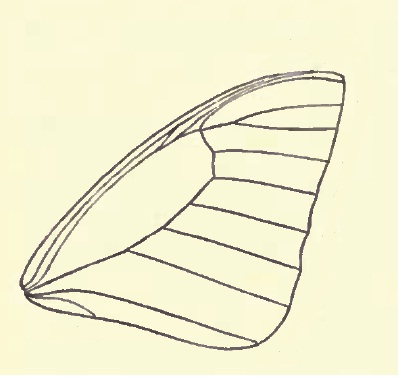
#> input picture Data/Graphium_agetes.png, 402 x 378 px, found by its file name
$ python wing_contour_parameterization.py
#> lines starting #> are read from the running program, lines starting #| are printed output that depends on the picture; after the words box and inside, x2 and y2 are one past the last pixel; in counts of white or black regions, pixels touching at a corner belong together; long printed decimals are rounded
import cv2
import numpy as np
import matplotlib.pyplot as plt
import json
from scipy.interpolate import splprep, splev
from scipy.spatial import KDTree
import matplotlib as mpl
from matplotlib.ticker import FormatStrFormatter

def setup_plotting_style():
    plt.rcParams.update({
        # Font settings
        'font.family': 'Arial',
        'font.size': 8,
        'font.weight': 'normal',
        'mathtext.fontset': 'stix',
        'mathtext.default': 'regular',

        # Axes settings
        'axes.linewidth': 0.8,
        'axes.labelsize': 9,
        'axes.titlesize': 10,
        # 'axes.labelweight': 'bold',
        # 'axes.titleweight': 'bold',

        # Lines and markers
        'lines.linewidth': 1.2,
        'lines.markersize': 4,
        'errorbar.capsize': 3,

        # Legend
        'legend.fontsize': 9,
        'legend.frameon': True,
        'legend.framealpha': 0.9,
        'legend.fancybox': False,
        'legend.edgecolor': 'black',
        'legend.facecolor': 'white',

        # Figure
        'figure.dpi': 600,
        'figure.figsize': (7.2, 2.5),
        'savefig.dpi': 600,
        'savefig.format': 'tiff',
        'savefig.bbox': 'tight',

        # Ticks
        'xtick.labelsize': 9,
        'ytick.labelsize': 9,
        'xtick.direction': 'in',
        'ytick.direction': 'in',
        'xtick.major.width': 0.8,
        'ytick.major.width': 0.8,
        'xtick.major.size': 3,
        'ytick.major.size': 3,
    })

def extract_wing_contour(image_path):
    """Extract wing contour from image"""
#> called with image_path = 'data/Graphium_agetes.png'
    # Read the image
    img = cv2.imread(image_path)
#> img is the input picture: shape (378, 402, 3); mean B, G, R 209.1, 240.1, 242.1
    if img is None:
        print("Error: Could not load image")
        return None

    # Convert to grayscale
    gray = cv2.cvtColor(img, cv2.COLOR_BGR2GRAY)
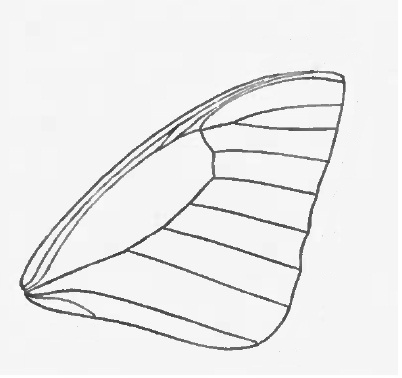
#> gray: shape (378, 402); min 53, max 255, mean 237.1

    # Apply binary threshold to extract the wing
    _, thresh = cv2.threshold(gray, 200, 255, cv2.THRESH_BINARY_INV)
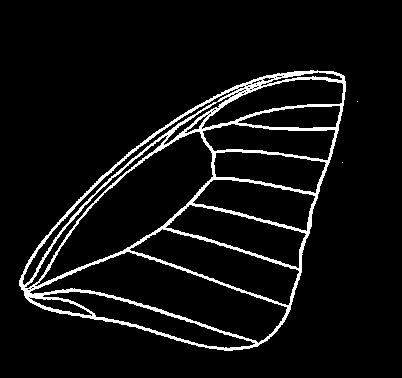
#> thresh: shape (378, 402); 6.4% white; 3 white regions (2 under 20 px)

    # Find contours
    contours, _ = cv2.findContours(thresh, cv2.RETR_EXTERNAL, cv2.CHAIN_APPROX_SIMPLE)
#> contours = 3 contours, 2 with area under 20; largest, box (x1, y1, x2, y2) and area: (19, 70, 346, 351) 56803

    # Assuming the largest contour is the wing
    wing_contour = max(contours, key=cv2.contourArea)
#> wing_contour = contour of 477 points, box (x1, y1, x2, y2) (19, 70, 346, 351), area 56803

    # Convert to a list of (x, y) points
    points = wing_contour.reshape(-1, 2)
#> points = 477 pairs, first value 19 to 345, second value 70 to 350

    # Find the leftmost point (wing root)
    leftmost_idx = np.argmin(points[:, 0])
#> leftmost_idx = 205
    wing_root = points[leftmost_idx]
#> wing_root = [19, 280]

    # Adjust coordinates so wing root is at (0, 0)
    adjusted_points = points - wing_root
#> adjusted_points = 477 pairs, first value 0 to 326, second value -210 to 70

    return adjusted_points, wing_contour, img, wing_root

def chord_length_parameterization(points):
    """
    Assign parameter values by chord length

    t_k = (∑_{m=1}^{k-1} ‖D_{m+1} - D_m‖) / (∑_{m=1}^N ‖D_{m+1} - D_m‖)
    t_1 = 0, t_{N+1} = 1
    """
    # Calculate chord lengths between consecutive points
    distances = np.linalg.norm(np.diff(points, axis=0), axis=1)

    # Cumulative chord lengths
    cumulative_lengths = np.cumsum(distances)
    total_length = cumulative_lengths[-1]

    # Parameter values (t_1 = 0, t_N = 1 for closed curve)
    t = np.zeros(len(points))
    t[1:] = cumulative_lengths / total_length

    return t

def periodic_b_spline_fit(points, alpha=0.5, num_resample=1000):
    """
    Fit periodic cubic B-spline to digitized wing outline
    """
    # Ensure points are cyclically ordered and closed
    if not np.allclose(points[0], points[-1]):
        points = np.vstack([points, points[0]])

    N = len(points)
    t = chord_length_parameterization(points)
    s = alpha * N

    # Fit periodic cubic B-spline
    tck, u = splprep([points[:, 0], points[:, 1]], u=t, s=s, per=True, k=3)
    control_points = np.array(tck[1]).T

    # Resample at uniformly spaced parameters
    u_resampled = np.linspace(0, 1, num_resample)
    resampled_curve = np.array(splev(u_resampled, tck)).T

    # Calculate RMS error
    tree = KDTree(resampled_curve)
    distances, _ = tree.query(points)
    rms_error = np.sqrt(np.mean(distances**2))

    return tck, resampled_curve, control_points, rms_error, distances

def plot_spline_results(original_img, original_contour, points, wing_root,
                       resampled_curve, control_points, rms_error, distances):
    fig = plt.figure(figsize=(9.2, 2.3))
    gs = fig.add_gridspec(1, 3, width_ratios=[1, 1, 1], wspace=0.3)

    # Panel A: Original image with contour
    ax1 = fig.add_subplot(gs[0])
    ax1.imshow(cv2.cvtColor(original_img, cv2.COLOR_BGR2RGB))
    contour_points = original_contour.reshape(-1, 2)
    ax1.plot(contour_points[:, 0], contour_points[:, 1],
             color='#2E8B57', linewidth=1.5, label='Extracted contour')
    ax1.plot(wing_root[0], wing_root[1], 'r*', markersize=8,
             markeredgewidth=0.8, markeredgecolor='black',
             label='Wing root')
    ax1.set_title('Wing Image Analysis', fontsize=9, fontweight='bold', pad=10)
    ax1.axis('off')
    ax1.legend(loc='upper left', framealpha=0.95, edgecolor='0.3')

    # Panel B: Spline fitting results
    ax2 = fig.add_subplot(gs[1])
    ax2.plot(points[:, 0], -points[:, 1], 'x', markersize=4.5, alpha=0.5,
             label='Sampled points', color='#2E8B57', markeredgewidth=1)
    ax2.plot(resampled_curve[:, 0], -resampled_curve[:, 1],
             color='#b200ed', linewidth=2, label='B-spline fit')
    ax2.plot(control_points[:, 0], -control_points[:, 1], 's--',
             markersize=4, alpha=0.9, label='Control points',
             color='#ff7f0e', markeredgewidth=0.5, linewidth=1)

    ax2.set_xlabel('X coordinate (pixels)', labelpad=2)
    ax2.set_ylabel('Y coordinate (pixels)', labelpad=2)
    ax2.set_title(f'B-Spline Parameterization\nRMS error: {rms_error:.3f} pixels',
                  fontsize=9, fontweight='bold', pad=10)
    ax2.grid(True, alpha=0.2, linestyle='-', linewidth=0.5)
    ax2.axis('equal')
    ax2.legend(loc='upper left', framealpha=0.95, edgecolor='0.3')

    ax2.xaxis.set_major_formatter(FormatStrFormatter('%d'))
    ax2.yaxis.set_major_formatter(FormatStrFormatter('%d'))

    # Panel C: Error analysis
    ax3 = fig.add_subplot(gs[2])

    # Use step histogram
    n, bins, patches = ax3.hist(distances, bins=30, alpha=0.7,
                               color='#c44e52', edgecolor='black',
                               linewidth=0.3, density=False)

    ax3.axvline(rms_error, color='darkred', linestyle='--',
                linewidth=1.5, label=f'RMS = {rms_error:.3f} px')

    # Add statistical information
    max_error = np.max(distances)
    mean_error = np.mean(distances)
    ax3.axvline(mean_error, color='#c44e52', linestyle=':',
                linewidth=1.5, label=f'Mean = {mean_error:.3f} px')

    ax3.set_xlabel('Fitting Error (pixels)', labelpad=2)
    ax3.set_ylabel('Frequency', labelpad=2)
    ax3.set_title('Error Distribution', fontsize=9, fontweight='bold', pad=10)
    ax3.legend(framealpha=0.95, edgecolor='0.3')
    ax3.grid(True, alpha=0.2, linestyle='-', linewidth=0.5)

    plt.tight_layout(pad=1.0)

    return fig

def save_spline_data(resampled_curve, control_points, rms_error, filename):
    """Save spline data to JSON file"""
    spline_data = {
        'resampled_curve': [[round(float(x), 9), round(float(y), 9)]
                           for x, y in resampled_curve],
        'control_points': [[round(float(x), 9), round(float(y), 9)]
                          for x, y in control_points],
        'rms_error': float(rms_error),
        'metadata': {
            'num_resampled_points': len(resampled_curve),
            'num_control_points': len(control_points),
            'spline_type': 'periodic_cubic_b_spline'
        }
    }

    with open(filename, 'w') as f:
        json.dump(spline_data, f, indent=2)

def print_publication_summary(points, control_points, rms_error, alpha):
    """Print summary statistics"""
    print("=" * 60)
    print("WING CONTOUR PARAMETERIZATION SUMMARY")
    print("=" * 60)
    print(f"Sample: Graphium agetes")
    print(f"Sampled points (N): {len(points):,}")
    print(f"Control points (n): {len(control_points):,}")
    print(f"Data reduction: {100*(1-len(control_points)/len(points)):.1f}%")
    print(f"RMS fitting error: {rms_error:.4f} pixels")
    print(f"Smoothing parameter (α): {alpha}")
    print(f"B-spline degree: 3 (cubic)")
    print(f"Parameterization: Chord-length")
    print("=" * 60)

def print_b_spline_equation(tck, control_points):
    """Print the mathematical representation of the B-spline"""
    print("\n" + "="*70)
    print("B-SPLINE MATHEMATICAL REPRESENTATION")
    print("="*70)

    knots, coeffs, degree = tck
    n_control = len(control_points)

    print(f"Spline curve: 𝐂(u) = ∑ᵢ Nᵢ,₃(u) 𝐏ᵢ,  u ∈ [0,1]")
    print(f"Degree: p = {degree} (cubic)")
    print(f"Number of control points: n = {n_control}")
    print(f"Control points: 𝐏ᵢ ∈ ℝ², i = 0,...,{n_control-1}")
    print(f"Basis functions: Nᵢ,₃(u) - cubic B-spline (Cox-de Boor recursion)")

    print(f"\nKnot vector U (periodic, length {len(knots)}):")
    print("U = [" + ", ".join([f"{k:.3f}" for k in knots[:8]]) + ", ... , " +
          ", ".join([f"{k:.3f}" for k in knots[-8:]]) + "]")

    print(f"\nControl points 𝐏ᵢ (first 10):")
    print("i\tXᵢ\t\t\tYᵢ")
    print("-" * 55)
    for i, (x, y) in enumerate(control_points[:10]):
        print(f"{i}\t{x:12.6f}\t{y:12.6f}")

    if len(control_points) > 10:
        print(f"...\t...\t\t\t...")
        print(f"{len(control_points)-1}\t{control_points[-1][0]:12.6f}\t{control_points[-1][1]:12.6f}")

    print(f"\nBasis function recursion:")
    print("Nᵢ,₀(u) = 1 if uᵢ ≤ u < uᵢ₊₁, else 0")
    print("Nᵢ,ₚ(u) = (u - uᵢ)/(uᵢ₊ₚ - uᵢ) Nᵢ,ₚ₋₁(u) + (uᵢ₊ₚ₊₁ - u)/(uᵢ₊ₚ₊₁ - uᵢ₊₁) Nᵢ₊₁,ₚ₋₁(u)")

    return knots, coeffs, degree

def export_b_spline_parameters(tck, control_points, filename):
    """Export B-spline parameters for external use"""
    knots, coeffs, degree = tck

    spline_params = {
        'degree': int(degree),
        'knot_vector': [float(k) for k in knots],
        'control_points': [[float(x), float(y)] for x, y in control_points],
        'coefficients': [[float(cx), float(cy)] for cx, cy in zip(coeffs[0], coeffs[1])],
        'equation': f"𝐂(u) = ∑ᵢ₌₀^{len(control_points)-1} Nᵢ,{degree}(u) 𝐏ᵢ, u ∈ [0,1]",
        'basis_definition': "Cox-de Boor recursion for cubic B-spline basis functions N_i,3(u)"
    }

    with open(filename, 'w') as f:
        json.dump(spline_params, f, indent=2)

    print(f"B-spline parameters exported to: {filename}")

if __name__ == "__main__":
    # Configuration
    image_path = "data/Graphium_agetes.png"
    alpha = 0.5
    num_resample = 1000
    setup_plotting_style()

    # Extract wing contour
    points, contour, original_img, wing_root = extract_wing_contour(image_path)
#> points has the same summary as adjusted_points in extract_wing_contour; contour has the same summary as wing_contour in extract_wing_contour; wing_root = [19, 280]

    if points is not None:
        # Fit periodic cubic B-spline
        tck, resampled_curve, control_points, rms_error, distances = periodic_b_spline_fit(
            points, alpha=alpha, num_resample=num_resample)
#> in periodic_b_spline_fit, `points = np.vstack([points, points[0]])`: points = 478 pairs, first value 0 to 326, second value -210 to 70
#> in periodic_b_spline_fit, `N = len(points)`: N = 478
#> in chord_length_parameterization, `distances = np.linalg.norm(np.diff(points, axis=0), axis=1)`: distances = 477 values, max 17 at index 371, min 1 at index 18, mean 2.16
#> in chord_length_parameterization, `cumulative_lengths = np.cumsum(distances)`: cumulative_lengths = 477 values from 1.41 to 1028.2
#> in chord_length_parameterization, `total_length = cumulative_lengths[-1]`: total_length = 1028.2
#> in chord_length_parameterization, `t = np.zeros(len(points))`: t = 478 values from 0 to 0
#> in periodic_b_spline_fit, `t = chord_length_parameterization(points)`: t = 478 values from 0 to 1
#> in periodic_b_spline_fit, `s = alpha * N`: s = 239
#> in periodic_b_spline_fit, `tck, u = splprep([points[:, 0], points[:, 1]], u=t, s=s, per=True, k=3)`: tck = 3 items; u = 478 values from 0 to 1
#> in periodic_b_spline_fit, `control_points = np.array(tck[1]).T`: control_points = 22 rows, first 8: [312.9, -210.6], [256, -211.5], [187.4, -184.7], [95.9, -120.2], [43.17, -65.32], [4.85, -16.17], [-2.35, 10.76], [21.09, 29.77]
#> in periodic_b_spline_fit, `resampled_curve = np.array(splev(u_resampled, tck)).T`: resampled_curve = 1000 pairs, first value 1.53 to 325.5, second value -210.6 to 69.21
#> in periodic_b_spline_fit, `distances, _ = tree.query(points)`: distances = 478 values, max 2.65 at index 462, min 0.0366 at index 230, mean 0.569
#> in periodic_b_spline_fit, `rms_error = np.sqrt(np.mean(distances**2))`: rms_error = 0.672
#> tck = 3 items; rms_error = 0.672

        # Print summary
        print_publication_summary(points, control_points, rms_error, alpha)
#| Sampled points (N): 477
#| Control points (n): 22
#| Data reduction: 95.4%
#| RMS fitting error: 0.6718 pixels

        # Plot results
        fig = plot_spline_results(original_img, contour, points, wing_root,
                                 resampled_curve, control_points, rms_error, distances)
#> in plot_spline_results, `contour_points = original_contour.reshape(-1, 2)`: contour_points = 477 pairs, first value 19 to 345, second value 70 to 350
#> in plot_spline_results, `n, bins, patches = ax3.hist(distances, bins=30, alpha=0.7, color='#c44..`: n = 30 values, max 82 at index 3, min 0 at index 14, mean 15.93; bins = 31 values from 0.0366 to 2.65; patches = 30 items
#> in plot_spline_results, `max_error = np.max(distances)`: max_error = 2.65
#> in plot_spline_results, `mean_error = np.mean(distances)`: mean_error = 0.569

        # Save figure
        plt.savefig('fig_wing_contour_parameterization.tiff',
                   dpi=600, bbox_inches='tight', pil_kwargs={'compression': 'tiff_lzw'})
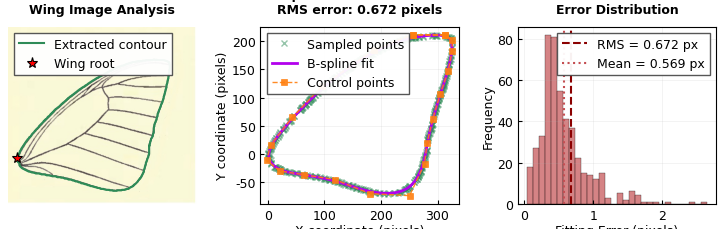
#> figure drawn by matplotlib, 3 panels; panel 3: tallest bar 82 high, from x = 0.298 to 0.386
        plt.show()

        # Save spline data
        save_spline_data(resampled_curve, control_points, rms_error,
                        'wing_contour_parameterization_spline_data.json')

        print("\nOutput files generated:")
        print("1. fig_wing_contour_parameterization.tiff")
        print("2. wing_contour_parameterization_spline_data.json")

    # After spline fitting, add:
    tck, resampled_curve, control_points, rms_error, distances = periodic_b_spline_fit(
        points, alpha=alpha, num_resample=num_resample)

    # Print B-spline equation and parameters
    knots, coeffs, degree = print_b_spline_equation(tck, control_points)
#> in print_b_spline_equation, `knots, coeffs, degree = tck`: knots = 26 values from -0.0608 to 1.35; coeffs = 2 items; degree = 3
#> in print_b_spline_equation, `n_control = len(control_points)`: n_control = 22
#| Degree: p = 3 (cubic)
#| Number of control points: n = 22
#> (printed output is left out)
#| Knot vector U (periodic, length 26):
#> (printed output is left out)
#> the loop in print_b_spline_equation, `for i, (x, y) in enumerate(control_points[:10]):` made 10 passes
#| 0	  312.909	 -210.627
#| 1	  256.031	 -211.484
#| 2	  187.390	 -184.698
#| 3	   95.897	 -120.190
#| 4	   43.167	  -65.321
#| 5	    4.852	  -16.167
#| 6	   -2.349	   10.756
#| 7	   21.089	   29.769
#> (further printed lines are left out)
#| 21	  187.390	 -184.698
#> knots = 26 values from -0.0608 to 1.35; coeffs = 2 items; degree = 3

    # Export for external use
    export_b_spline_parameters(tck, control_points,
                              'b_spline_parameters.json')
#> in export_b_spline_parameters, `knots, coeffs, degree = tck`: knots = 26 values from -0.0608 to 1.35; coeffs = 2 items; degree = 3

    # Additional: Generate LaTeX code for publication
    print(f"\nLaTeX-ready equation:")
    print(r"\mathbf{C}(u) = \sum_{i=0}^{" + f"{len(control_points)-1}" +
          r"} N_{i,3}(u) \mathbf{P}_i,\quad u\in[0,1]")
#| \mathbf{C}(u) = \sum_{i=0}^{21} N_{i,3}(u) \mathbf{P}_i,\quad u\in[0,1]

    print(f"\nKnot vector LaTeX:")
    knot_str = ", ".join([f"{k:.3f}" for k in knots[:4]] + ["\dots"] + [f"{k:.3f}" for k in knots[-4:]])
    print(f"$\\mathbf{{U}} = [{knot_str}]$")
#| $\mathbf{U} = [-0.061, -0.035, -0.025, 0.000, \dots, 1.000, 1.123, 1.217, 1.346]$
